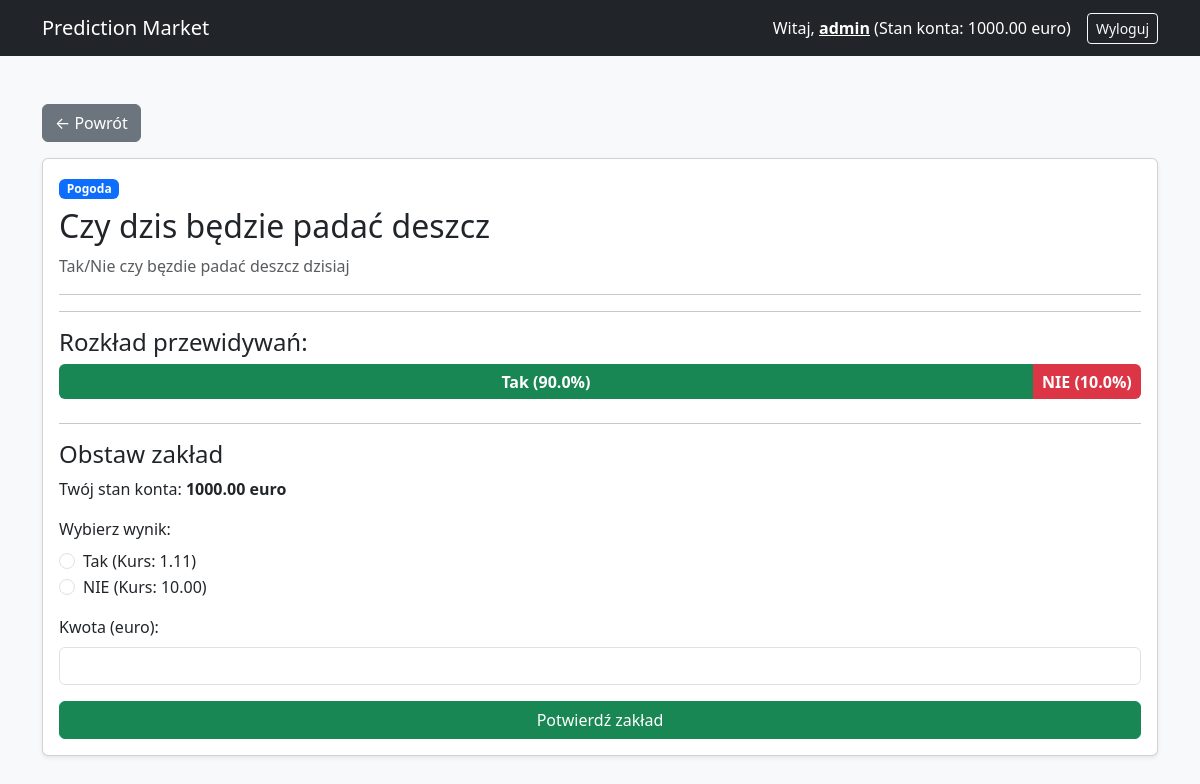
Screenshot of /event/1/ (signed in) with the database file from the repository.
### bets/models.py (models this page shows, shortened)
class UserProfile(models.Model):
    user = models.OneToOneField(User, on_delete=models.CASCADE, related_name='profile')
    balance = models.DecimalField(max_digits=10, decimal_places=2, default=1000.00, validators=[MinValueValidator(0)]) # (na start 1000)

class Event(models.Model):
    title = models.CharField(max_length=200)
    category = models.ForeignKey(Category, on_delete=models.CASCADE, related_name='events')
    description = models.TextField()
    is_active = models.BooleanField(default=True)
    created_at = models.DateTimeField(auto_now_add=True)
    end_date = models.DateTimeField()

class Category(models.Model):
    name = models.CharField(max_length=100, unique=True)
    description = models.TextField(blank=True)

class Option(models.Model):
    event = models.ForeignKey(Event, on_delete=models.CASCADE, related_name='options')
    name = models.CharField(max_length=100)
    initial_liquidity = models.DecimalField(max_digits=10, decimal_places=2, default=100.00)
    @property
    def option_pool(self):
        from django.db.models import Sum
        from decimal import Decimal
        real_bets = self.bets.aggregate(total=Sum('amount'))['total'] or Decimal('0.00')
        return self.initial_liquidity + real_bets
    @property
    def odds(self):
        event_pool = sum(opt.option_pool for opt in self.event.options.all())
        return round(event_pool / self.option_pool, 2)
    @property
    def percentage(self):
        event_pool = sum(opt.option_pool for opt in self.event.options.all())
        return round((self.option_pool / event_pool) * 100, 1)
    @property
    def percentage_int(self):
        return int(self.percentage)

### bets/views.py (the view, shortened to what this page needs)
# urls.py: path('event/<int:event_id>/', views.event_detail, name='event_detail'),
@login_required(login_url='login')
def event_detail(request, event_id):
    event = get_object_or_404(Event, id=event_id)
    return render(request, 'bets/event_detail.html', {'event': event})

### bets/templates/bets/event_detail.html (shortened to what this page needs)
<!DOCTYPE html>
<html lang="pl">
<head>
    <link href="https://cdn.jsdelivr.net/npm/bootstrap@5.3.0/dist/css/bootstrap.min.css" rel="stylesheet">
</head>
<body class="bg-light">
    <nav class="navbar navbar-expand-lg navbar-dark bg-dark mb-4">
    <div class="container">
        <a class="navbar-brand" href="{% url 'index' %}">Prediction Market</a>
        <div class="d-flex text-white align-items-center">
            {% if user.is_authenticated %}
                <span class="me-3">Witaj, <a href="{% url 'dashboard' %}" class="text-white"><b>{{ user.username }}</b></a> (Stan konta: {{ user.profile.balance }} euro)</span>
                <form method="POST" action="{% url 'logout' %}" class="m-0">
                    <button type="submit" class="btn btn-sm btn-outline-light">Wyloguj</button>
                </form>
            {% else %}
                <a href="{% url 'login' %}" class="btn btn-sm btn-light me-2">Zaloguj</a>
                <a href="{% url 'register' %}" class="btn btn-sm btn-primary">Zarejestruj</a>
            {% endif %}
        </div>
    </div>
</nav>
    <div class="container mt-5">
        <a href="{% url 'index' %}" class="btn btn-secondary mb-3">&larr; Powrót</a>
        <div class="card shadow-sm">
            <div class="card-body">
                <span class="badge bg-primary mb-2">{{ event.category.name }}</span>
                <h2>{{ event.title }}</h2>
                <p class="text-muted">{{ event.description }}</p>
                <hr>
                <hr>
                <h4>Rozkład przewidywań:</h4>
                <div class="progress mb-4" style="height: 35px; font-size: 16px; font-weight: bold;">
                    {% for option in event.options.all %}
                    <div class="progress-bar {% cycle 'bg-success' 'bg-danger' 'bg-info' 'bg-warning' %}"
                        role="progressbar" style="width: {{ option.percentage_int }}%" title="{{ option.name }}">
                        {{ option.name }} ({{ option.percentage }}%)
                    </div>
                    {% endfor %}
                </div>
                <hr>
                <h4>Obstaw zakład</h4>
                <p>Twój stan konta: <strong>{{ user.profile.balance }} euro</strong></p>
                <form method="POST">
                    <div class="mb-3">
                        <label class="form-label">Wybierz wynik:</label>
                        {% for option in event.options.all %}
                        <div class="form-check">
                            <input class="form-check-input" type="radio" name="option" value="{{ option.id }}"
                                id="option{{ option.id }}" required>
                            <label class="form-check-label" for="option{{ option.id }}">
                                {{ option.name }} (Kurs: {{ option.odds }})
                            </label>
                        </div>
                        {% endfor %}
                    </div>
                    <div class="mb-3">
                        <label for="amount" class="form-label">Kwota (euro):</label>
                        <input type="number" step="0.01" min="0.01" class="form-control" name="amount" id="amount"
                            required>
                    </div>
                    <button type="submit" class="btn btn-success w-100">Potwierdź zakład</button>
                </form>
            </div>
        </div>
    </div>
</body>
</html>

### rows the page displays
Event: category.name "Pogoda", title "Czy dzis będzie padać deszcz", description "Tak/Nie czy bęzdie padać deszcz dzisiaj"
Option: name "Tak", percentage "90.0", odds "1.11"
Option: name "NIE", percentage "10.0", odds "10.00"

### other values shown
{{ user.username }} "admin"
{{ user.profile.balance }} "1000.00"
